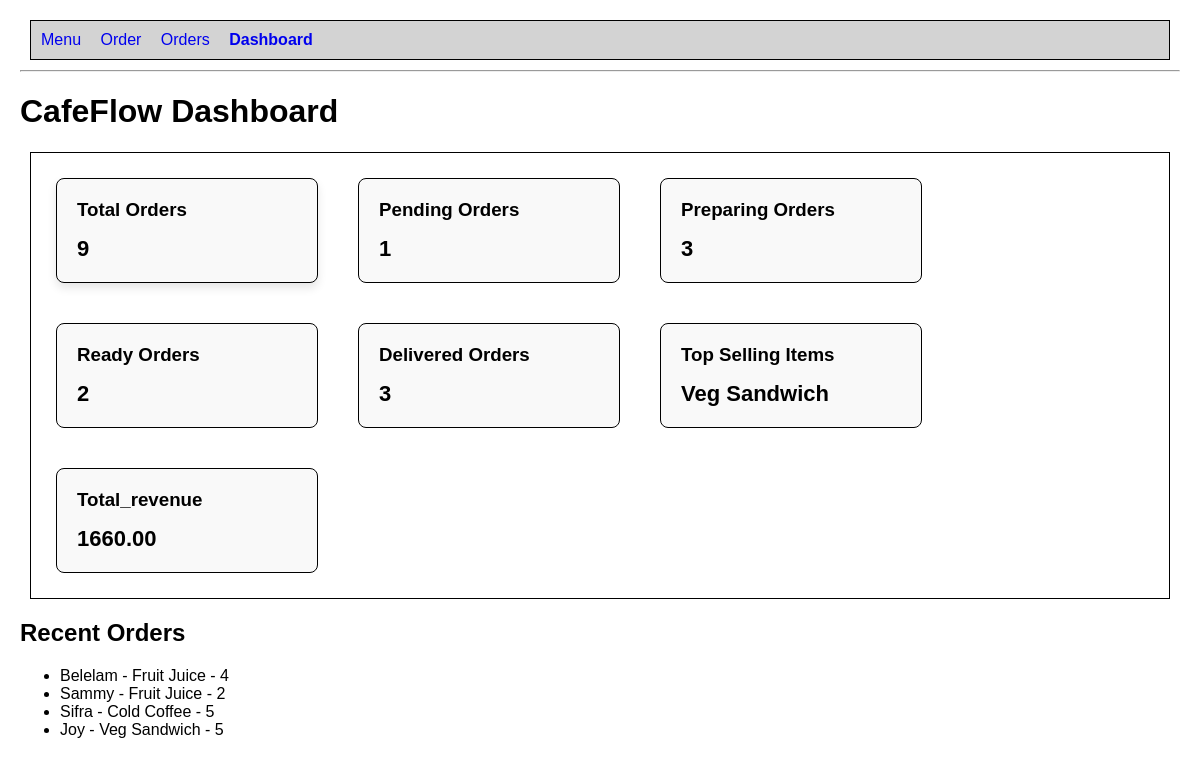
Page /dashboard/ on the earlier database version.
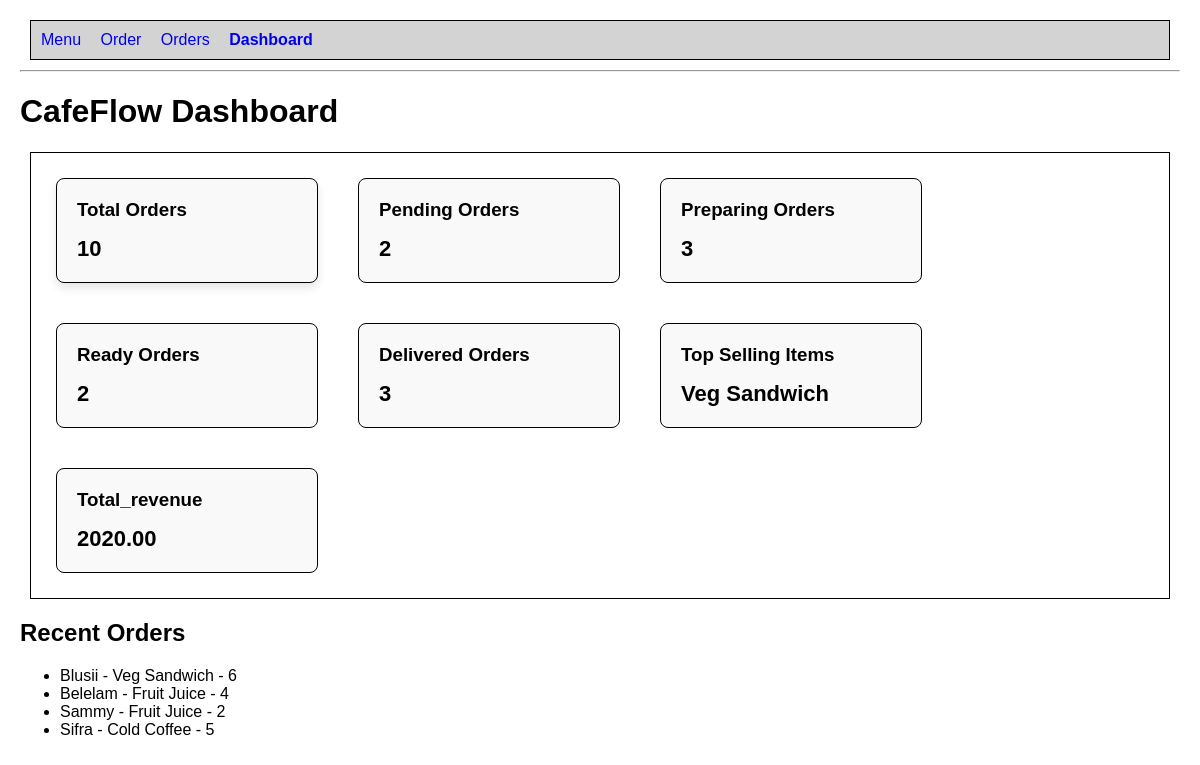
Same page on the later database version.
### cafe/models.py (models this page shows, shortened)
class Order(models.Model):
    customer_name = models.CharField(max_length=100)
    menu_item = models.ForeignKey(MenuItem, on_delete=models.CASCADE)
    quantity = models.PositiveIntegerField(default=1)
    STATUS_CHOICES = [
        ('Pending', 'Pending'),
        ('Preparing', 'Preparing'),
        ('Ready', 'Ready'),
        ('Delivered', 'Delivered'),
    ]
    status = models.CharField(
        max_length=20,
        choices=STATUS_CHOICES,
        default='Pending'
    )
    created_at = models.DateTimeField(auto_now_add=True)
    def total_price(self):
        return self.menu_item.price * self.quantity

class MenuItem(models.Model):
    name = models.CharField(max_length=100)
    description = models.TextField()
    price = models.DecimalField(max_digits=8, decimal_places=2)
    available = models.BooleanField(default=True)
    category = models.ForeignKey(
        Category,
        on_delete = models.CASCADE,
        null = True,
        blank = True
    )
    def __str__(self):
        return self.name

### cafe/views.py (the view)
# urls.py: path('dashboard/', views.dashboard, name ='dashboard'),
def dashboard(request):
    recent_orders = Order.objects.order_by('-created_at')[:4]
    total_orders = Order.objects.count()
    pending_orders = Order.objects.filter(status="Pending").count()
    preparing_orders = Order.objects.filter(status="Preparing").count()
    ready_orders = Order.objects.filter(status="Ready").count()
    delivered_orders = Order.objects.filter(status="Delivered").count()
    top_item = None
    items = {}
    for order in Order.objects.all():
        item_name = order.menu_item.name
        if item_name not in items:
            items[item_name] = 0
        items[item_name] += order.quantity
        if items:
            top_item = max(items, key=items.get)
        total_revenue = 0
        for order in Order.objects.all():
            total_revenue += order.total_price()
    return render(
        request,
        'cafe/dashboard.html',
        {
            "recent_orders": recent_orders,
            "total_orders": total_orders,
            "pending_orders": pending_orders,
            "preparing_orders": preparing_orders,
            "ready_orders": ready_orders,
            "delivered_orders": delivered_orders,
            "top_item": top_item,
            "total_revenue": total_revenue
        }
    )

### cafe/templates/cafe/dashboard.html
{% extends 'cafe/base.html' %}
{% block content %}
<h1>CafeFlow Dashboard</h1>
    <div class="dashboard-container">
        <div class="dashboard-card">
            <h3>Total Orders</h3>
            <p>{{ total_orders }}</p>
        </div>
        <div>
            <h3>Pending Orders</h3>
            <p>{{ pending_orders }}</p>
        </div>
        <div>
            <h3>Preparing Orders</h3>
            <p>{{ preparing_orders }}</p>
        </div>
        <div>
            <h3>Ready Orders</h3>
            <p>{{ ready_orders }}</p>
        </div>
        <div>
            <h3>Delivered Orders</h3>
            <p>{{ delivered_orders }}</p>
        </div>
        <div>
            <h3>Top Selling Items</h3>
            <p>{{ top_item }}</p>
        </div>
        <div>
            <h3>Total_revenue</h3>
            <p>{{ total_revenue }}</p>
        </div>
    </div>
    <h2>Recent Orders</h2>
    <ul>
        {% for order in recent_orders %}
            <li>
                {{ order.customer_name }}
                -
                {{ order.menu_item }}
                -
                {{ order.quantity }}
            </li>
       {% endfor %}
    </ul>
{% endblock %}

Differences in the rows shown:
no longer on this page (row unchanged): Order: customer_name "Joy", menu_item "Veg Sandwich", quantity "5"
added Order: customer_name "Blusii", menu_item "Veg Sandwich", quantity "6"
Other differences:
{{ total_orders }}: "9" → "10"
{{ pending_orders }}: "1" → "2"
{{ total_revenue }}: "1660.00" → "2020.00"
